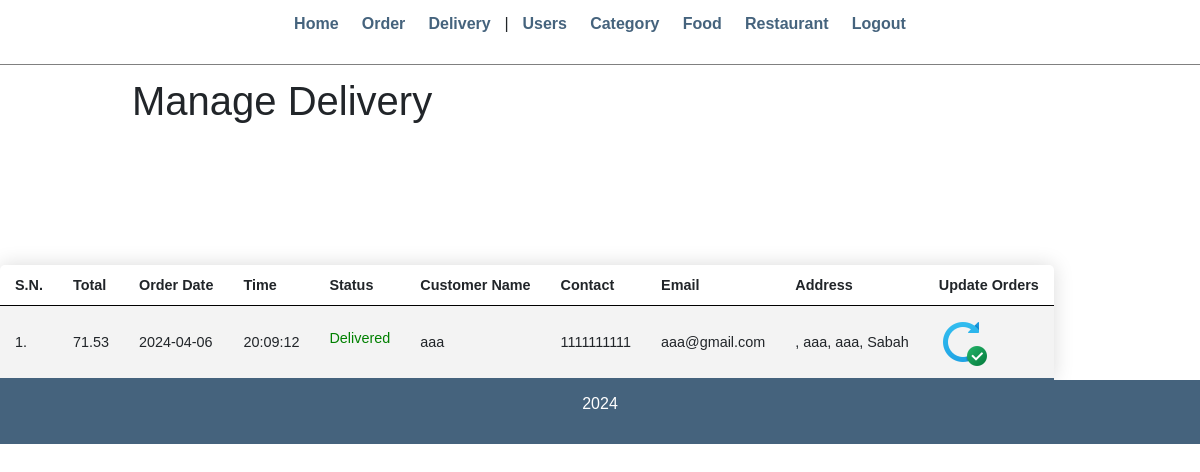
/admin/manage-delivery.php (signed in), run on the app's committed database.
### tables this page shows
CREATE TABLE `delivery` (
  `delivery_id` int(11) NOT NULL,
  `delivery_status` varchar(20) NOT NULL,
  `date` date NOT NULL,
  `time` time NOT NULL,
  `delivery_total` decimal(10,2) DEFAULT NULL,
  `res_id` int(11) NOT NULL
);

CREATE TABLE `user` (
  `user_id` int(11) NOT NULL,
  `user_role` tinyint(1) NOT NULL DEFAULT 0,
  `user_name` varchar(50) NOT NULL,
  `user_pass` varchar(255) NOT NULL,
  `user_fullname` varchar(255) NOT NULL,
  `user_email` varchar(255) NOT NULL,
  `user_phone` bigint(15) NOT NULL,
  `house` varchar(255) DEFAULT NULL,
  `street` varchar(255) NOT NULL,
  `city` varchar(255) NOT NULL,
  `state` varchar(255) NOT NULL
);

### admin/manage-delivery.php (the view, shortened to what this page needs)
<?php require('partials/menu.php'); ?>
<div class="wrapper">
    <h1>Manage Delivery</h1>
</div>
<br /><br /><br />
<br><br>
<table class="content-table">
    <tr>
        <th>S.N.</th>
        <th>Total</th>
        <th>Order Date</th>
        <th>Time</th>
        <th>Status</th>
        <th>Customer Name</th>
        <th>Contact</th>
        <th>Email</th>
        <th>Address</th>
        <th>Update Orders</th>
    </tr>
    <?php
        $sql = "SELECT delivery.*, restaurant.res_id,restaurant.res_name, `order`.user_id, `user`.*
                FROM `delivery`
                INNER JOIN restaurant ON `delivery`.res_id = restaurant.res_id
                INNER JOIN `order` ON `delivery`.delivery_id = `order`.delivery_id
                INNER JOIN user ON `order`.user_id = user.user_id
                GROUP BY `delivery`.delivery_id
                ";
        $res = mysqli_query($conn, $sql);
        $count = mysqli_num_rows($res);
        $sn = 1;
        if($count > 0)
        {
            while($row = mysqli_fetch_assoc($res))
            {
                $id = $row['delivery_id'];
                $date = $row['date'];
                $time = $row['time'];
                $status = $row['delivery_status'];
                $price = $row['delivery_total'];
                $customer_name = $row['user_fullname'];
                $customer_contact = $row['user_phone'];
                $customer_email = $row['user_email'];
                $customer_address=$row['house'] . ", " . $row['street'] . ", " . $row['city'] . ", " . $row['state'];
                ?>
                <tr>
                    <td><?php echo $sn++; ?>. </td>
                    <td><?php echo $price; ?></td>
                    <td><?php echo $date; ?></td>
                    <td><?php echo $time; ?></td>
                    <td>
                        <?php
                            if($status=="Pending")
                            {
                                echo "<label>$status</label>";
                            }
                            elseif($status=="In delivery")
                            {
                                echo "<label style='color: orange;'>$status</label>";
                            }
                            elseif($status=="Delivered")
                            {
                                echo "<label style='color: green;'>$status</label>";
                            }
                            elseif($status=="Cancelled")
                            {
                                echo "<label style='color: red;'>$status</label>";
                            }
                        ?>
                    </td>
                    <td><?php echo $customer_name; ?></td>
                    <td><?php echo $customer_contact; ?></td>
                    <td><?php echo $customer_email; ?></td>
                    <td><?php echo $customer_address; ?></td>
                    <td>
                        <a href="<?php echo SITEURL; ?>admin/update-delivery.php?id=<?php echo $id; ?>"><img src="../images/icons/update.png"/></a>
                    </td>
                </tr>
                <?php
            }
        }
        else
        {
            echo "<tr><td colspan='14' class='error'>Orders not Available</td></tr>";
        }
    ?>
</table>
<?php include('partials/footer.php'); ?>

### css/admin.css (style rules this page uses)
* { margin: 0; padding: 0; font-family: Arial, Helvetica, sans-serif; }
.wrapper { padding: 1%; width: 80%; margin: 0 auto; }
table tr th { border-bottom: 1px solid black; padding: 1%; text-align: left; }
table tr td { padding: 1%; }
.content-table { border-collapse: collapse; font-size: 0.9em; min-width: 800px; border-radius: 5px 5px 0 0; overflow: hidden; box-shadow: 0 0 20px rgba(0, 0, 0, 0.15); }
.content-table th, .content-table td { padding: 12px 15px; }
.content-table tbody tr { border-bottom: 1px solid #dddddd; }
.content-table tbody tr:nth-of-type(even) { background-color: #f3f3f3; }
.content-table tbody tr:last-of-type { border-bottom: 2px solid #45637d; }

### data on the page
delivery: delivery_total "71.53", date "2024-04-06", time "20:09:12", delivery_status "Delivered", user.user_fullname "aaa", user.user_phone "1111111111", user.user_email "aaa@gmail.com", user.house+street+city ", aaa, aaa, Sabah"
